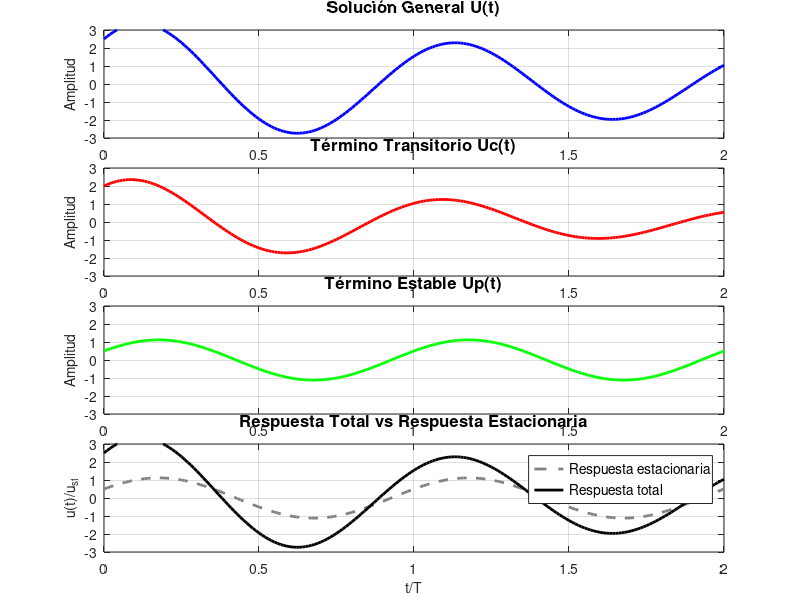

MATLAB code to generate this figure: (Note: this script raises an error after producing the figure.)
% Definir parámetros del sistema
t = 0:0.01:2;    % vector de tiempo
w0 = 2*pi;       % frecuencia natural
T = 2*pi/w0;     % período
zeta = 0.1;      % factor de amortiguamiento
m = 1;           % masa
k = m*w0^2;      % constante de resorte
wd = w0*sqrt(1-zeta^2);  % frecuencia amortiguada

% Condiciones iniciales
U0 = 0;      % desplazamiento inicial
Udot0 = 0;   % velocidad inicial

% Parámetros simplificados para obtener las oscilaciones deseadas
A = 2;    
B = 1.5;  
C = 1;  
D = 0.5; 

% Solución complementaria (término transitorio)
Uc = exp(-zeta*w0*t).*(A*cos(wd*t) + B*sin(wd*t));

% Solución particular (término estable)
Up = C*sin(w0*t) + D*cos(w0*t);

% Solución general
U = Uc + Up;

% Crear una única figura con 4 subplots
figure('Color', 'white');  % Fondo blanco

% Ajustar el tamaño de la figura
set(gcf, 'Position', [100 50 800 1000]);

% Primera gráfica
subplot(4,1,1)
plot(t, U, 'b-', 'LineWidth', 2)
title('Solución General U(t)', 'FontSize', 12)
ylabel('Amplitud', 'FontSize', 10)
grid on
axis([0 2 -3 3])
set(gca, 'Position', [0.13 0.77 0.775 0.18], 'FontSize', 10)
box on

% Segunda gráfica
subplot(4,1,2)
plot(t, Uc, 'r-', 'LineWidth', 2)
title('Término Transitorio Uc(t)', 'FontSize', 12)
ylabel('Amplitud', 'FontSize', 10)
grid on
axis([0 2 -3 3])
set(gca, 'Position', [0.13 0.54 0.775 0.18], 'FontSize', 10)
box on

% Tercera gráfica
subplot(4,1,3)
plot(t, Up, 'g-', 'LineWidth', 2)
title('Término Estable Up(t)', 'FontSize', 12)
ylabel('Amplitud', 'FontSize', 10)
grid on
axis([0 2 -3 3])
set(gca, 'Position', [0.13 0.31 0.775 0.18], 'FontSize', 10)
box on

% Gráfica combinada en la parte inferior
subplot(4,1,4)
plot(t/T, Up, '--', 'LineWidth', 2, 'Color', [0.5 0.5 0.5])  % Respuesta estacionaria en gris
hold on
plot(t/T, U, '-', 'LineWidth', 2, 'Color', 'k')  % Respuesta total en negro
grid on
xlabel('t/T', 'FontSize', 10)
ylabel('u(t)/u_{st}', 'FontSize', 10)
title('Respuesta Total vs Respuesta Estacionaria', 'FontSize', 12)
legend('Respuesta estacionaria', 'Respuesta total', 'FontSize', 10, 'Location', 'best')
axis([0 2 -3 3])
set(gca, 'Position', [0.13 0.08 0.775 0.18], 'FontSize', 10)
box on

% Título general
sgtitle('Análisis Completo del Sistema Amortiguado', 'FontSize', 14)

% Ajustar la apariencia general de la cuadrícula
set(findall(gcf,'Type','axes'),'GridAlpha',0.2,'MinorGridAlpha',0.1)
